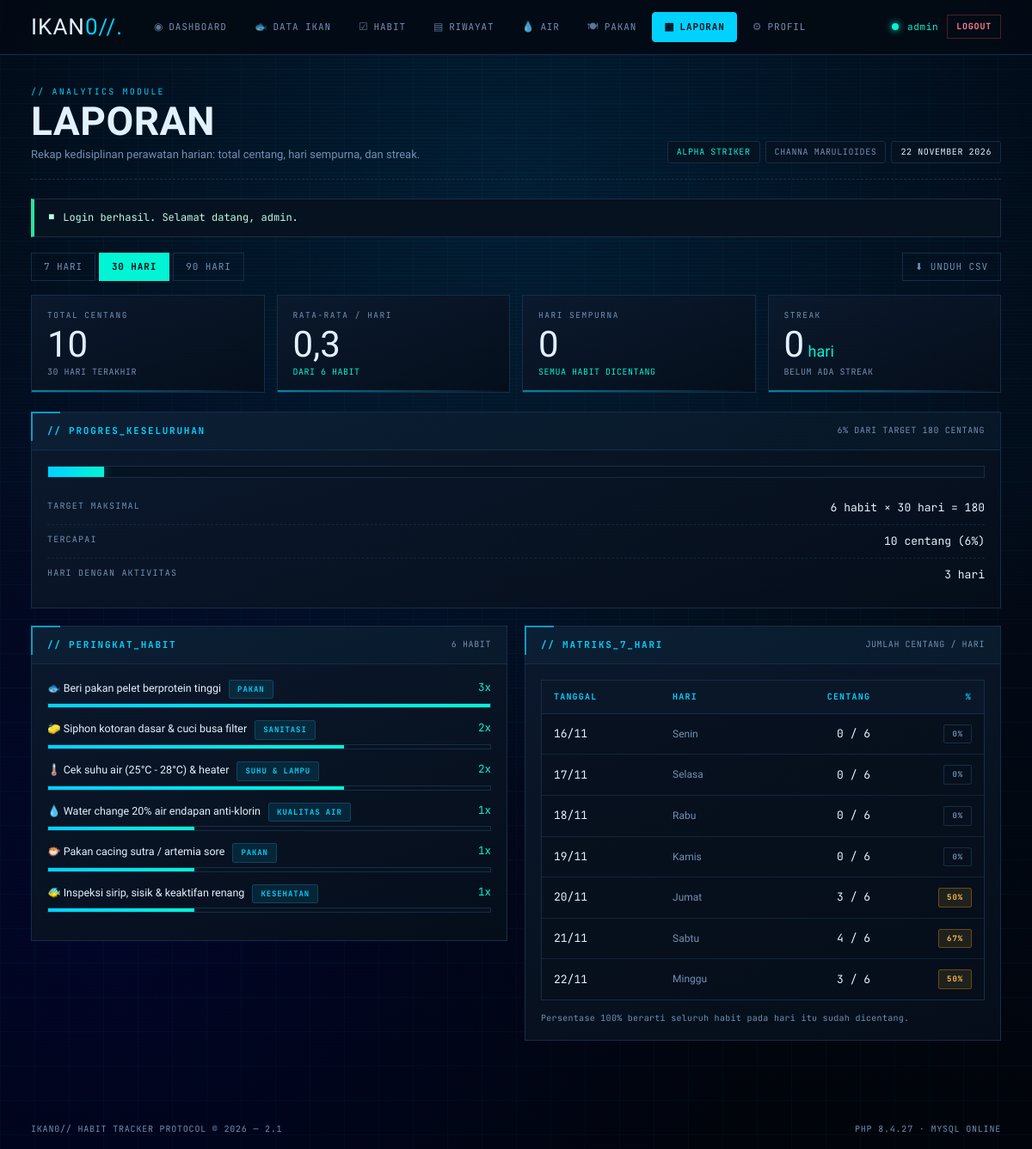
Screenshot of /laporan.php (signed in) with the database file from the repository.
### tables this page shows
CREATE TABLE IF NOT EXISTS `users` (
  `id`         INT AUTO_INCREMENT PRIMARY KEY,
  `username`   VARCHAR(50)  NOT NULL UNIQUE,
  `password`   VARCHAR(255) NOT NULL,
  `nama_ikan`  VARCHAR(60)  NOT NULL DEFAULT 'Ikan Cupang Alpha',
  `jenis_ikan` VARCHAR(60)  NOT NULL DEFAULT 'Betta splendens',
  `created_at` TIMESTAMP    DEFAULT CURRENT_TIMESTAMP
);

CREATE TABLE IF NOT EXISTS `habits` (
  `id`            INT AUTO_INCREMENT PRIMARY KEY,
  `user_id`       INT NOT NULL,
  `nama_habit`    VARCHAR(100) NOT NULL,
  `kategori`      VARCHAR(50)  NOT NULL DEFAULT 'PAKAN',
  `waktu`         VARCHAR(40)  NOT NULL DEFAULT 'Rutin Harian',
  `emblem`        VARCHAR(10)  NOT NULL DEFAULT '🐟',
  `target_harian` INT NOT NULL DEFAULT 1,
  `created_at`    TIMESTAMP DEFAULT CURRENT_TIMESTAMP,
  KEY `idx_habits_user` (`user_id`),
  CONSTRAINT `fk_habits_user`
    FOREIGN KEY (`user_id`) REFERENCES `users`(`id`) ON DELETE CASCADE
);

### includes/auth.php (called while the page is built, shortened)
<?php
require_once __DIR__ . '/koneksi.php';
function current_user(): ?array
{
    return [
        'id'         => (int)$_SESSION['user_id'],
        'username'   => $_SESSION['username']    ?? 'Admin',
        'nama_ikan'  => $_SESSION['nama_ikan']   ?? 'Ikan Tanpa Nama',
        'jenis_ikan' => $_SESSION['jenis_ikan']  ?? 'Spesies tidak diketahui',
    ];
}
function sinkron_user_database(): void
{
    $id  = (int)$_SESSION['user_id'];
    $row = db_row(
        "SELECT id, username, nama_ikan, jenis_ikan FROM users WHERE id = ? LIMIT 1",
        'i',
        [$id]
    );
}
sinkron_user_database();
$theme_mode = $_COOKIE['ikan_theme'] ?? 'abyss-dark';

### includes/koneksi.php (called while the page is built, shortened)
<?php
$conn             = @new mysqli(DB_HOST, DB_USER, DB_PASS, DB_NAME);
$db_connected     = true;
if ($conn->connect_error) {
    $db_connected     = false;
    $db_error_message = $conn->connect_error;
    error_log('[IKAN] Koneksi database gagal: ' . $conn->connect_error);
} else {
    $conn->set_charset('utf8mb4');
}
function db_tipe($nilai): string
{
    if (is_int($nilai) || is_bool($nilai)) {
        return 'i';
    }
    return 's';
}
function db_jalankan(string $sql, array $params = [])
{
    global $conn, $db_connected;
    $stmt = $conn->prepare($sql);
    $tipe = '';
    foreach ($params as $nilai) {
        $tipe .= db_tipe($nilai);
    }
    $stmt->bind_param($tipe, ...array_values($params));
    if (!$stmt->execute()) {
        error_log('[IKAN] Eksekusi gagal: ' . $stmt->error . ' | ' . $sql);
        return false;
    }
    if ($stmt->field_count > 0) {
        $hasil = $stmt->get_result();
        return $hasil;
    }
    return $stmt;
}
function db_all(string $sql, string $types = '', array $params = []): array
{
    $hasil = db_jalankan($sql, $params);
    $baris = [];
    while ($row = $hasil->fetch_assoc()) {
        $baris[] = $row;
    }
    return $baris;
}
function db_row(string $sql, string $types = '', array $params = []): ?array
{
    $hasil = db_jalankan($sql, $params);
    $row = $hasil->fetch_assoc();
    return $row ?: null;
}

### includes/functions.php (called while the page is built, shortened)
<?php
function e($teks): string
{
    return htmlspecialchars((string)$teks, ENT_QUOTES, 'UTF-8');
}
function take_flash(): ?array
{
    $flash = $_SESSION['flash'];
    return $flash;
}
function nama_hari(string $tanggal): string
{
    $hari = ['Minggu', 'Senin', 'Selasa', 'Rabu', 'Kamis', 'Jumat', 'Sabtu'];
    return $hari[(int)date('w', strtotime($tanggal))];
}
function nama_bulan(int $bulan): string
{
    $bulan_indonesia = [
        1 => 'Januari', 'Februari', 'Maret', 'April', 'Mei', 'Juni',
        'Juli', 'Agustus', 'September', 'Oktober', 'November', 'Desember'
    ];
    return $bulan_indonesia[$bulan] ?? '';
}
function tanggal_indonesia(string $tanggal): string
{
    $ts = strtotime($tanggal);
    return date('j', $ts) . ' ' . nama_bulan((int)date('n', $ts)) . ' ' . date('Y', $ts);
}
function ambil_habits(int $user_id): array
{
    return db_all(
        "SELECT id, nama_habit, kategori, waktu, emblem, target_harian
         FROM habits WHERE user_id = ? ORDER BY id ASC",
        'i',
        [$user_id]
    );
}

### laporan.php (the view, shortened to what this page needs)
<?php
require_once __DIR__ . '/includes/auth.php';
require_once __DIR__ . '/includes/functions.php';
$user = current_user();
$rentang = (int)($_GET['rentang'] ?? 30);
$habits = ambil_habits($user['id']);
$total_habit = count($habits);
$logs = [];
if ($db_connected) {
    $logs = db_all(
        "SELECT l.tanggal, l.habit_id, h.nama_habit, h.emblem, h.kategori
         FROM habit_logs l
         JOIN habits h ON h.id = l.habit_id
         WHERE h.user_id = ?
           AND l.tanggal >= DATE_SUB(CURDATE(), INTERVAL ? DAY)
         ORDER BY l.tanggal ASC",
        'ii',
        [$user['id'], $rentang - 1]
    );
}
function rekap_per_tanggal(array $logs): array
{
    $hasil = [];
    foreach ($logs as $l) {
        $tgl = $l['tanggal'];
        $hasil[$tgl] = ($hasil[$tgl] ?? 0) + 1;
    }
    return $hasil;
}
function rekap_per_habit(array $logs): array
{
    $hasil = [];
    foreach ($logs as $l) {
        $id = (int)$l['habit_id'];
        if (!isset($hasil[$id])) {
            $hasil[$id] = [
                'nama'    => $l['nama_habit'],
                'emblem'  => $l['emblem'],
                'kategori'=> $l['kategori'],
                'total'   => 0,
            ];
        }
        $hasil[$id]['total']++;
    }
    uasort($hasil, fn($a, $b) => $b['total'] <=> $a['total']);
    return $hasil;
}
function hitung_streak(array $per_tanggal, int $total_habit): int
{
    $streak = 0;
    for ($i = 0; $i < 365; $i++) {
        $tgl = date('Y-m-d', strtotime("-$i day"));
        $jumlah = $per_tanggal[$tgl] ?? 0;
        if ($i === 0) {
            continue;
        }
        break;
    }
    return $streak;
}
$per_tanggal = rekap_per_tanggal($logs);
$per_habit   = rekap_per_habit($logs);
$total_centang   = count($logs);
$hari_ada_data   = max(1, $rentang);
$rata_per_hari   = $total_centang / $hari_ada_data;
$target_maksimal = $total_habit * $rentang;
$persen_keseluruhan = $target_maksimal > 0
    ? (int)round($total_centang / $target_maksimal * 100)
    : 0;
$hari_sempurna = 0;
$streak = hitung_streak($per_tanggal, $total_habit);
$page_title   = 'Laporan';
$page_eyebrow = 'ANALYTICS MODULE';
$page_desc    = 'Rekap kedisiplinan perawatan harian: total centang, hari sempurna, dan streak.';
$active       = 'laporan';
include __DIR__ . '/includes/header.php';
?>
<div class="tabs">
  <?php foreach ([7 => '7 HARI', 30 => '30 HARI', 90 => '90 HARI'] as $r => $label) { ?>
    <a class="tab <?= $rentang === $r ? 'is-active' : '' ?>"
       href="<?= BASE_URL ?>laporan.php?rentang=<?= $r ?>"><?= $label ?></a>
  <?php } ?>
  <a class="tab" href="<?= BASE_URL ?>laporan.php?rentang=<?= $rentang ?>&amp;format=csv"
     style="margin-left:auto;">⬇ UNDUH CSV</a>
</div>
<div class="stat-grid">
  <div class="stat-box">
    <div class="stat-label">Total Centang</div>
    <div class="stat-number"><?= $total_centang ?></div>
    <div class="stat-note dim"><?= $rentang ?> HARI TERAKHIR</div>
  </div>
  <div class="stat-box">
    <div class="stat-label">Rata-rata / Hari</div>
    <div class="stat-number"><?= number_format($rata_per_hari, 1, ',', '.') ?></div>
    <div class="stat-note">DARI <?= $total_habit ?> HABIT</div>
  </div>
  <div class="stat-box">
    <div class="stat-label">Hari Sempurna</div>
    <div class="stat-number"><?= $hari_sempurna ?></div>
    <div class="stat-note">SEMUA HABIT DICENTANG</div>
  </div>
  <div class="stat-box">
    <div class="stat-label">Streak</div>
    <div class="stat-number"><?= $streak ?><small> hari</small></div>
    <div class="stat-note <?= $streak > 0 ? '' : 'dim' ?>">
      <?= $streak > 0 ? 'DISIPLIN TERJAGA' : 'BELUM ADA STREAK' ?>
    </div>
  </div>
</div>
<div class="panel">
  <div class="panel-head">
    <h2 class="panel-title">// PROGRES_KESELURUHAN</h2>
    <span class="panel-sub"><?= $persen_keseluruhan ?>% DARI TARGET <?= $target_maksimal ?> CENTANG</span>
  </div>
  <div class="panel-body">
    <div class="bar-track" style="height:14px;">
      <div class="bar-fill" style="width:<?= $persen_keseluruhan ?>%;"></div>
    </div>
    <div class="kv-list" style="margin-top:16px;">
      <div class="kv-row">
        <span class="kv-key">Target maksimal</span>
        <span class="kv-val mono"><?= $total_habit ?> habit &times; <?= $rentang ?> hari = <?= $target_maksimal ?></span>
      </div>
      <div class="kv-row">
        <span class="kv-key">Tercapai</span>
        <span class="kv-val mono"><?= $total_centang ?> centang (<?= $persen_keseluruhan ?>%)</span>
      </div>
      <div class="kv-row">
        <span class="kv-key">Hari dengan aktivitas</span>
        <span class="kv-val mono"><?= count($per_tanggal) ?> hari</span>
      </div>
    </div>
  </div>
</div>
<div class="split equal">
  <div class="panel">
    <div class="panel-head">
      <h2 class="panel-title">// PERINGKAT_HABIT</h2>
      <span class="panel-sub"><?= count($per_habit) ?> HABIT</span>
    </div>
    <div class="panel-body">
      <?php if (empty($per_habit)) { ?>
        <div class="empty-panel" style="border:none;padding:26px 8px;">
          <span class="empty-mark">▦</span>
          <h3>Belum ada data</h3>
          <p>Centang habit di dashboard atau halaman Riwayat.</p>
        </div>
      <?php } else { ?>
        <?php
          $tertinggi = max(array_map(fn($h) => $h['total'], $per_habit));
          foreach ($per_habit as $h) {
              $lebar = (int)round($h['total'] / max(1, $tertinggi) * 100);
        ?>
          <div style="margin-bottom:14px;">
            <div style="display:flex;justify-content:space-between;gap:10px;font-size:12.5px;margin-bottom:5px;">
              <span><?= e($h['emblem']) ?> <?= e($h['nama']) ?>
                <span class="badge badge-info" style="margin-left:6px;"><?= e($h['kategori']) ?></span>
              </span>
              <span class="mono" style="color:var(--brand-cyan);white-space:nowrap;">
                <?= $h['total'] ?>x
              </span>
            </div>
            <div class="bar-track" style="height:6px;">
              <div class="bar-fill" style="width:<?= max(3, $lebar) ?>%;"></div>
            </div>
          </div>
        <?php } ?>
      <?php } ?>
    </div>
  </div>
  <div class="panel">
    <div class="panel-head">
      <h2 class="panel-title">// MATRIKS_7_HARI</h2>
      <span class="panel-sub">JUMLAH CENTANG / HARI</span>
    </div>
    <div class="panel-body">
      <div class="table-wrap">
        <table class="table-cyber" style="min-width:0;">
          <thead>
            <tr><th>Tanggal</th><th>Hari</th><th class="num">Centang</th><th class="num">%</th></tr>
          </thead>
          <tbody>
            <?php for ($i = 6; $i >= 0; $i--) {
                $tgl    = date('Y-m-d', strtotime("-$i day"));
                $jumlah = $per_tanggal[$tgl] ?? 0;
                $persen = $total_habit > 0 ? (int)round($jumlah / $total_habit * 100) : 0;
            ?>
              <tr>
                <td class="mono"><?= date('d/m', strtotime($tgl)) ?></td>
                <td class="muted"><?= nama_hari($tgl) ?></td>
                <td class="num"><?= $jumlah ?> / <?= $total_habit ?></td>
                <td class="num">
                  <span class="badge <?= $persen >= 100 ? 'badge-ok' : ($persen > 0 ? 'badge-warn' : 'badge-muted') ?>">
                    <?= $persen ?>%
                  </span>
                </td>
              </tr>
            <?php } ?>
          </tbody>
        </table>
      </div>
      <p class="form-hint" style="margin-top:14px;">
        Persentase 100% berarti seluruh habit pada hari itu sudah dicentang.
      </p>
    </div>
  </div>
</div>
<?php include __DIR__ . '/includes/footer.php'; ?>

### includes/header.php (shortened to what this page needs)
<?php
require_once __DIR__ . '/auth.php';
require_once __DIR__ . '/functions.php';
$user         = current_user();
$page_title   = $page_title   ?? APP_NAME;
$active       = $active       ?? '';
$page_eyebrow = $page_eyebrow ?? 'IKAN// PROTOCOL';
$page_desc    = $page_desc    ?? '';
$flash        = take_flash();
$menu = [
    'dashboard' => ['label' => 'DASHBOARD',  'url' => 'index.php',        'icon' => '◉'],
    'ikan'      => ['label' => 'DATA IKAN',  'url' => 'ikan/index.php',   'icon' => '🐟'],
    'habit'     => ['label' => 'HABIT',      'url' => 'habit/index.php',  'icon' => '☑'],
    'log'       => ['label' => 'RIWAYAT',    'url' => 'log/index.php',    'icon' => '▤'],
    'air'       => ['label' => 'AIR',        'url' => 'air/index.php',    'icon' => '💧'],
    'pakan'     => ['label' => 'PAKAN',      'url' => 'pakan/index.php',  'icon' => '🍽'],
    'laporan'   => ['label' => 'LAPORAN',    'url' => 'laporan.php',      'icon' => '▦'],
    'profil'    => ['label' => 'PROFIL',     'url' => 'profil.php',       'icon' => '⚙'],
];
?>
<!DOCTYPE html>
<html lang="id">
<head>
  <link rel="stylesheet" href="<?= BASE_URL ?>assets/css/style.css">
  <link rel="stylesheet" href="<?= BASE_URL ?>assets/css/pages.css">
</head>
<body class="page-inner <?= $theme_mode === 'mint-cyan' ? 'theme-mint' : '' ?>">
  <div class="grid-bg"></div>
  <div class="scanlines"></div>
  <header class="shell-topbar">
    <div class="shell-wrap">
      <a class="shell-brand" href="<?= BASE_URL ?>index.php">
        IKAN<span class="accent">0//.</span>
      </a>
      <nav class="shell-nav">
        <?php foreach ($menu as $kunci => $item) { ?>
          <a href="<?= BASE_URL . $item['url'] ?>"
             class="shell-nav-link <?= $active === $kunci ? 'is-active' : '' ?>">
            <span class="nav-icon"><?= $item['icon'] ?></span>
            <?= $item['label'] ?>
          </a>
        <?php } ?>
      </nav>
      <div class="shell-user">
        <span class="db-dot <?= $db_connected ? 'on' : 'off' ?>"
              title="<?= $db_connected ? 'MySQL terhubung' : 'MySQL mati - mode demo' ?>"></span>
        <span class="user-name"><?= e($user['username']) ?></span>
        <a class="btn-mini danger" href="<?= BASE_URL ?>logout.php"
           onclick="return confirm('Keluar dari sistem?');">LOGOUT</a>
      </div>
    </div>
  </header>
  <main class="shell-wrap shell-main">
    <div class="page-head">
      <div>
        <span class="eyebrow">// <?= e($page_eyebrow) ?></span>
        <h1 class="page-title"><?= e($page_title) ?></h1>
        <?php if ($page_desc !== '') { ?>
          <p class="page-desc"><?= e($page_desc) ?></p>
        <?php } ?>
      </div>
      <div class="page-head-meta">
        <span class="meta-chip"><?= e($user['nama_ikan']) ?></span>
        <span class="meta-chip dim"><?= e($user['jenis_ikan']) ?></span>
        <span class="meta-chip mono"><?= tanggal_indonesia(date('Y-m-d')) ?></span>
      </div>
    </div>
    <?php if ($flash) { ?>
      <div class="flash flash-<?= e($flash['tipe']) ?>">
        <span class="flash-mark">■</span>
        <?= e($flash['pesan']) ?>
      </div>
    <?php } ?>

### rows the page displays
users: username "admin", nama_ikan "ALPHA STRIKER", jenis_ikan "CHANNA MARULIOIDES"
habits: emblem "💧", nama_habit "Water change 20% air endapan anti-klorin", kategori "KUALITAS AIR", target_harian "1", max(3, $lebar) 33 (drawn)
habits: emblem "🐡", nama_habit "Pakan cacing sutra / artemia sore", kategori "PAKAN", target_harian "1", max(3, $lebar) 33 (drawn)
habits: emblem "🐠", nama_habit "Inspeksi sirip, sisik & keaktifan renang", kategori "KESEHATAN", target_harian "1", max(3, $lebar) 33 (drawn)

### other values shown
$item['icon'] "◉"
$item['label'] "DASHBOARD"
$item['icon'] "🐟"
$item['label'] "DATA IKAN"
$item['icon'] "☑"
$item['label'] "HABIT"
$item['icon'] "▤"
$item['label'] "RIWAYAT"
$item['icon'] "💧"
$item['label'] "AIR"
$item['icon'] "🍽"
$item['label'] "PAKAN"
$item['icon'] "▦"
$item['label'] "LAPORAN"
$item['icon'] "⚙"
